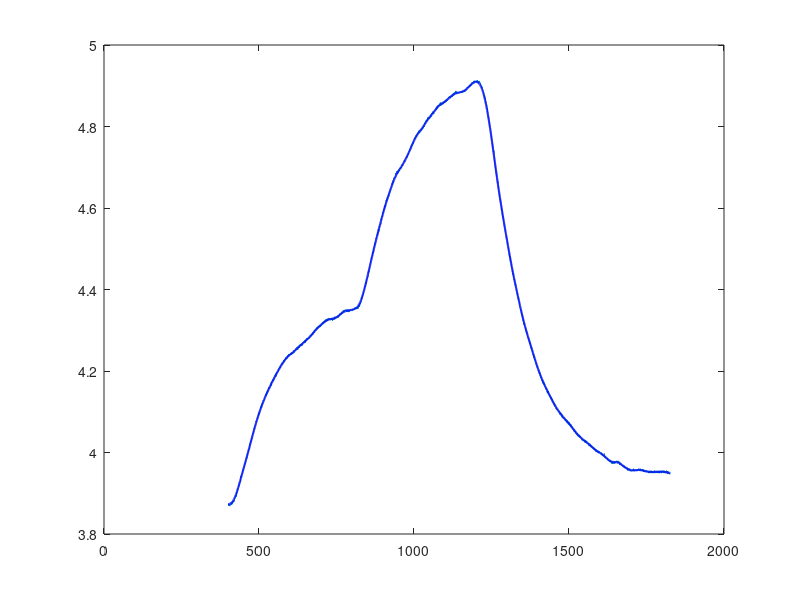
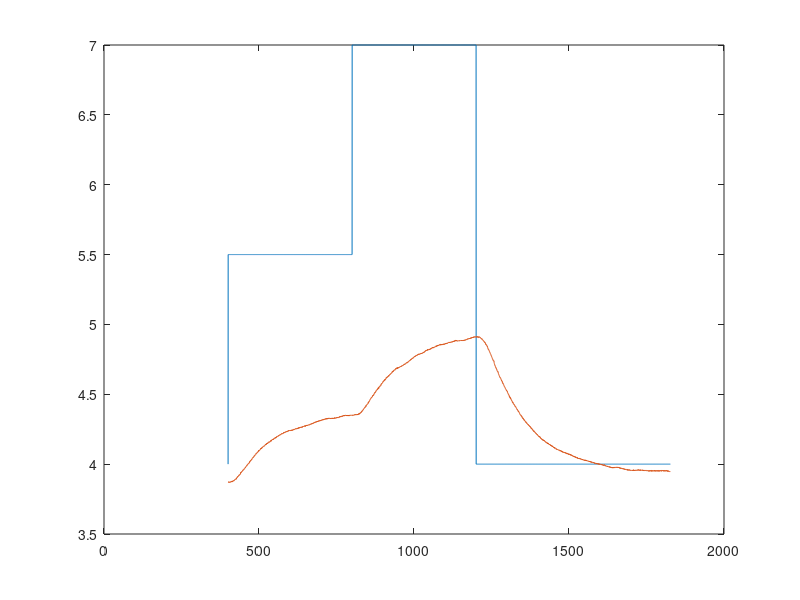
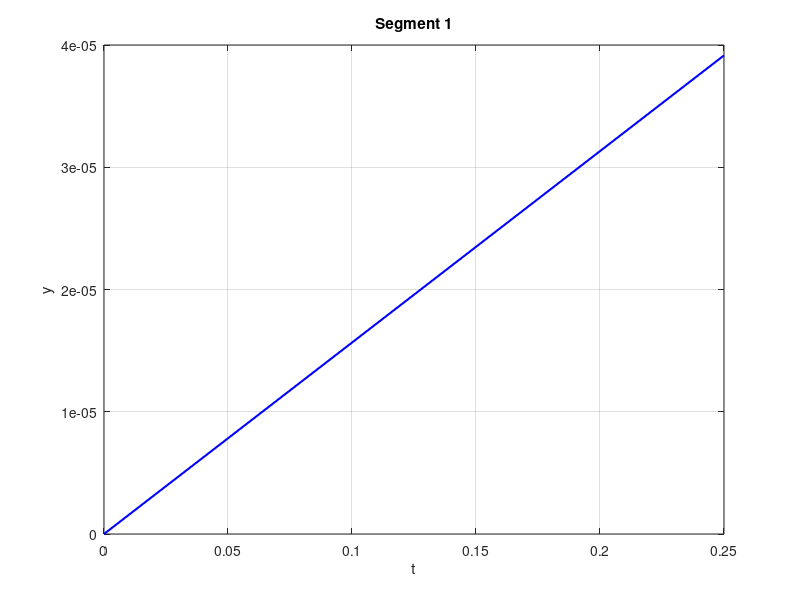
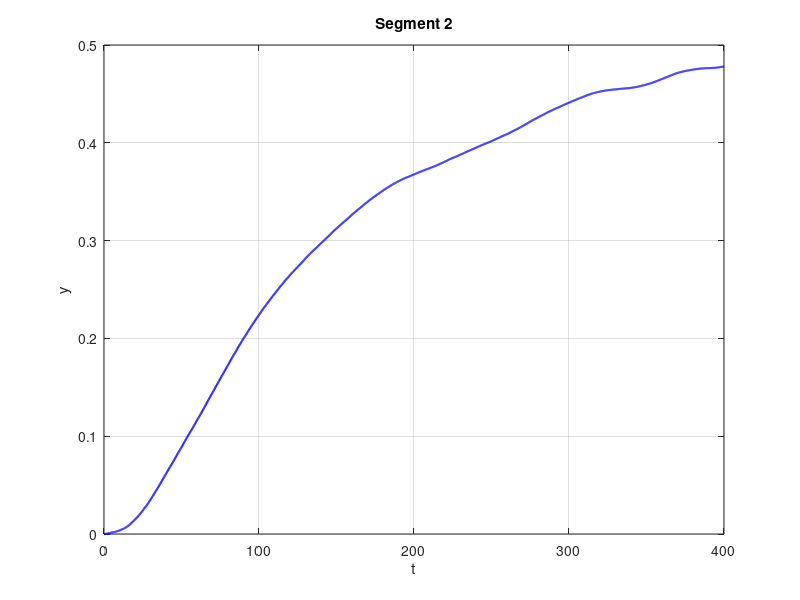

Write the MATLAB code that produced these figures, in order.
clear;
close all;
clc;

loadedData = load("klima.mat"); % Načtení souboru
fieldNames = fieldnames(loadedData); % Získání názvu proměnné
data = loadedData.(fieldNames{1}); % Přístup k datům (matice 5x7309)
% 1. řádek => časový vektor t
% 3. řádek => vektor buzení u
% 4 .řádek => reakce sysstému y


data_t = data(1, 1602:7309); % Uložení prvního řádku do t
data_u = data(3, 1602:7309); % Uložení třetího řádku do u
data_y = data(4, 1602:7309); % Uložení čtvrtého řádku do y

% začíná to až po 400s, jelikož to bylo v ustáleném stavu

delka = 100;

y = movmean(data_y, delka);



figure;
plot(data_t, data_y);
hold on;
plot(data_t, y, 'b', 'LineWidth', 1.5);

figure;
plot(data_t, data_u);
hold on;
plot(data_t, data_y);

% Předpokládáme, že vektory t a u jsou již načtené
jumps = find(diff(data_u) ~= 0); % Najdi indexy, kde došlo ke skoku
segments = [1, jumps+1, length(data_u)]; % Přidej první a poslední index

% figure;
for i = 1:length(segments)-1
    % Vyber data pro aktuální segment
    idx_start = segments(i);
    idx_end = segments(i+1);
    t_seg = data_t(idx_start:idx_end);
    u_seg = data_u(idx_start:idx_end);
    
%     % Vykresli segment v novém subplotu
%     subplot(length(segments)-1, 1, i);
%     plot(t_seg, u_seg, '-o', 'MarkerSize', 4, 'LineWidth', 1.5);
%     xlabel('t'); ylabel('u');
%     title(['Segment ' num2str(i)]);
%     grid on;
end

for i = 1:length(segments)-1
    % Vyber odpovídající segmenty pro t a y
    idx_start = segments(i);
    idx_end = segments(i+1);
    t_seg = data_t(idx_start:idx_end);
    y_seg = y(idx_start:idx_end);

        % Posun X tak, aby začínalo od 0
    t_seg = t_seg - t_seg(1);
    
    % Posun Y tak, aby začínalo od 0
    y_seg = abs(y_seg - y_seg(1));

    Seg{i} = [t_seg; y_seg];
    
    % Otevři nové okno pro každý segment
    figure;
    plot(t_seg, y_seg, '-b', 'LineWidth', 1.5);
    xlabel('t'); ylabel('y');
    title(['Segment ' num2str(i)]);
    grid on;
end


% figure; hold on; % Vytvoření jednoho grafu
% colors = lines(length(segments)-1); % Barevná mapa pro různé segmenty
% 
% for i = 1:length(segments)-1
%     % Vyber odpovídající segmenty pro t a y
%     idx_start = segments(i);
%     idx_end = segments(i+1);
%     t_seg = data_t(idx_start:idx_end);
%     y_seg = y(idx_start:idx_end);
%     
%     % Posun X tak, aby začínalo od 0
%     t_seg = t_seg - t_seg(1);
%     
%     % Posun Y tak, aby začínalo od 0
%     y_seg = abs(y_seg - y_seg(1));      % ABS aby převracela funkce do 1. kvadrantu
% 
%     
%     % Vykreslení segmentu
%     plot(t_seg, y_seg, 'Color', colors(i, :), 'LineWidth', 1.5);
% end
% 
% xlabel('t (zarovnáno na 0)');
% ylabel('y (zarovnáno na 0)');
% title('Všechny segmenty zarovnané na [0,0]');
% grid on;
% legend(arrayfun(@(x) sprintf('Segment %d', x), 1:length(segments)-1, 'UniformOutput', false));
% hold off;



segment_2 = Seg{2}; 
% Extrakce časové a hodnotové osy
t_seg_2 = segment_2(1, :); % První řádek je čas
y_seg_2 = segment_2(2, :); % Druhý řádek je signál

% figure;
% plot(t_seg_2, y_seg_2);


segment_3 = Seg{3}; 
% Extrakce časové a hodnotové osy
t_seg_3 = segment_3(1, :); % První řádek je čas
y_seg_3 = segment_3(2, :); % Druhý řádek je signál

% figure;
% plot(t_seg_3, y_seg_3);


segment_4 = Seg{4}; 
% Extrakce časové a hodnotové osy
t_seg_4 = segment_4(1, 1:1601); % První řádek je čas
y_seg_4 = abs(segment_4(2, 1:1601)); % Druhý řádek je signál

% figure;
% plot(t_seg_4, y_seg_4);

figure;
plot(t_seg_2, y_seg_2,'LineWidth', 1.5);
hold on;
plot(t_seg_3, y_seg_3,'LineWidth', 1.5);
hold on;
plot(t_seg_4, y_seg_4,'LineWidth', 1.5);

xlabel('t (zarovnáno na 0)');
ylabel('y (zarovnáno na 0)');
title('Všechny segmenty zarovnané na [0,0]');
grid on;





% % --------------------------------- segment 2 ------------------------------------
% fprintf('\nPřechodová charakteristika Y2\n');
% 
% dy2 = diff(y_seg_2) ./ diff(t_seg_2);     % První derivace
% d2y2 = diff(dy2) ./ diff(t_seg_2(1:end-1)); % Druhá derivace
% 
% inflex_idx = find(d2y2(1:end-1) .* d2y2(2:end) < 0, 1); % První změna znaménka
% inflex_t2 = t_seg_2(inflex_idx+1); % Odpovídající čas
% inflex_y2 = y_seg_2(inflex_idx+1); % Odpovídající hodnota výstupu
% 
% slope2 = dy2(inflex_idx); % Směrnice tečny v inflexním bodě
% 
% if slope2 ~= 0 % Zabránění dělení nulou
%     t_min2 = inflex_t2 - inflex_y2 / slope2; % Kde tečna protne y = 0    
%     t_max2 = (0.63 - inflex_y2) / slope2 + inflex_t2; % Čas odpovídající y = 1
% else
%     t_min2 = inflex_t2;
%     t_max2 = inflex_t2; % Pokud je směrnice 0, tečna je konstantní
% end
% 
% t_tangent2 = linspace(t_min2, t_max2, 100); % Hodnoty času pro vykreslení tečny
% y_tangent2 = slope2 * (t_tangent2 - inflex_t2) + inflex_y2; % Rovnice přímky
% 
% Td2 = t_min2;
% T12 = t_max2 - t_min2;
% 
% fprintf('Dopravní zpoždění je Td = %.2f a časov konstanta je rovna T1 = %.2f.\n', Td2, T12);
% 
% K2 = max(abs(y_seg_2));
% 
% fprintf('G(s) = (%.2f/%.2fs+1)*e^-%.2fs .\n',K2 , T12, Td2);
% 
% 
% figure;
% plot(t_seg_2, y_seg_2, 'b', 'LineWidth', 1.5); hold on;
% plot(inflex_t2, inflex_y2, 'ro', 'MarkerSize', 8, 'MarkerFaceColor', 'r'); % Inflexní bod
% plot(t_tangent2, y_tangent2, 'g--', 'LineWidth', 1.5); % Tečna
% xlabel('Čas [s]');
% ylabel('Odezva');
% title('Přechodová charakteristika Y2');
% grid on;


% % --------------------------------- Y2 ------------------------------------
% dy2 = diff(y_seg_2) ./ diff(t_seg_2);     % První derivace
% d2y2 = diff(dy2) ./ diff(t_seg_2(1:end-1)); % Druhá derivace
% 
% inflex_idx = find(d2y2(1:end-1) .* d2y2(2:end) < 0, 1); % První změna znaménka
% inflex_t2 = t_seg_2(inflex_idx+1); % Odpovídající čas
% inflex_y2 = y_seg_2(inflex_idx+1); % Odpovídající hodnota výstupu
% 
% slope2 = dy2(inflex_idx); % Směrnice tečny v inflexním bodě
% 
% if slope2 ~= 0 % Zabránění dělení nulou
%     t_min2 = inflex_t2 - inflex_y2 / slope2; % Kde tečna protne y = 0    
%     t_max2 = (1 - inflex_y2) / slope2 + inflex_t2; % Čas odpovídající y = 1
% else
%     t_min2 = inflex_t2;
%     t_max2 = inflex_t2; % Pokud je směrnice 0, tečna je konstantní
% end
% 
% t_tangent2 = linspace(t_min2, t_max2, 100); % Hodnoty času pro vykreslení tečny
% y_tangent2 = slope2 * (t_tangent2 - inflex_t2) + inflex_y2; % Rovnice přímky
% 
% Tu2 = t_min2;
% Tn2 = t_max2 - t_min2;
% T2 = Tu2/Tn2;
% 
% figure;
% plot(t_seg_2, y_seg_2, 'b', 'LineWidth', 1.5); hold on;
% plot(inflex_t2, inflex_y2, 'ro', 'MarkerSize', 8, 'MarkerFaceColor', 'r'); % Inflexní bod
% plot(t_tangent2, y_tangent2, 'g--', 'LineWidth', 1.5); % Tečna
% xlabel('Čas [s]');
% ylabel('Odezva');
% title('Přechodová charakteristika Y2');
% grid on;


